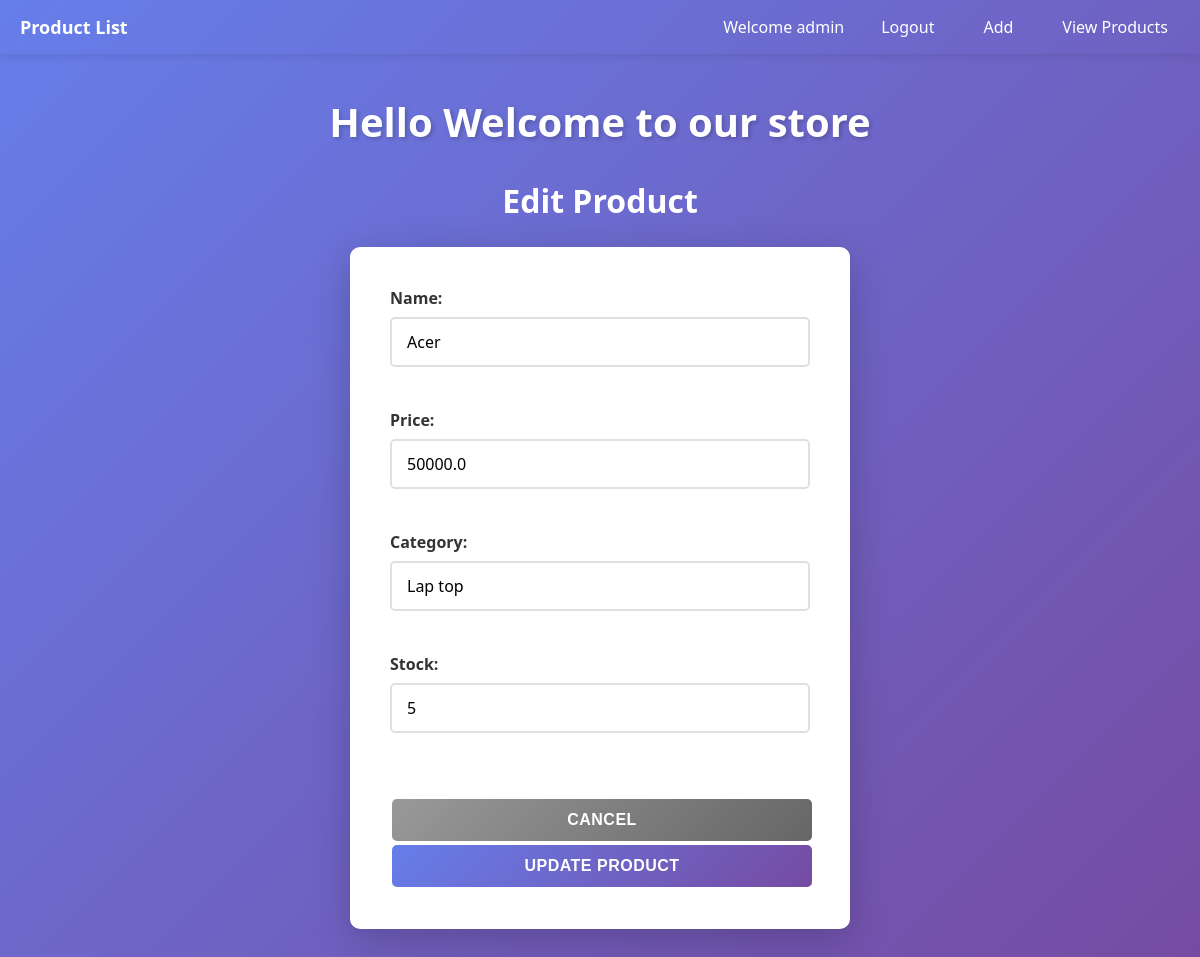
Screenshot of /edit/2/ (signed in) with the database file from the repository.
### app/models.py (models this page shows, shortened)
class Product(models.Model):
    name = models.CharField(max_length=100)
    catagory = models.CharField(max_length=100)
    price = models.FloatField()
    stock = models.IntegerField()
    created_at = models.DateTimeField(auto_now_add=True)

### app/views.py (the view, shortened to what this page needs)
# urls.py: path('edit/<int:product_id>/',views.edit, name= 'edit'),
@login_required
def edit(request, product_id):
    x = get_object_or_404(Product, id=product_id)
    return render(request, 'edit.html',{'product':x})

### app/templates/edit.html (shortened to what this page needs)
{% extends 'base.html' %}
{% block content %}
<h2>Edit Product</h2>
<form method="post">
    <div>
        <label for="name">Name:</label>
        <input
            type="text"
            id="name"
            name="name"
            value="{{ product.name }}"
            required>
    </div>
    <br>
    <div>
        <label for="price">Price:</label>
        <input
            type="number"
            id="price"
            name="price"
            step="0.01"
            value="{{ product.price }}"
            required>
    </div>
    <br>
    <div>
        <label for="catagory">Category:</label>
        <input
            type="text"
            id="catagory"
            name="catagory"
            value="{{ product.catagory }}">
    </div>
    <br>
    <div>
        <label for="stock">Stock:</label>
        <input
            type="number"
            id="stock"
            name="stock"
            value="{{ product.stock }}">
    </div>
    <br>
    <br>
    <a href="{% url 'index' %}">
        <button type="button">Cancel</button>
    </a>
    <button type="submit">Update Product</button>
</form>
{% endblock %}

### app/templates/base.html (shortened to what this page needs)
<!DOCTYPE html>
<html lang="en">
<head>
</head>
<body>
<nav>
    <ul>
        <li> Product List </li>
        {% if user.is_authenticated %}
            <li>Welcome {{ user.username }}</li>
            <li><a href="{% url 'logout' %}">Logout</a></li>
            <li><a href="{% url 'add' %}">Add</a></li>
            <li><a href="{% url 'index' %}">View Products</a></li>
        {% else %}
            <li><a href="{% url 'login' %}">Login</a></li>
            <li><a href="{% url 'register' %}">Register</a></li>
        {% endif %}
    </ul>
</nav>
<div class="container">
    <h1>Hello Welcome to our store</h1>
    {% block content %}
    {% endblock %}
</div>
</body>
</html>

### app/templates/base.html (style rules this page uses)
* { margin: 0; padding: 0; box-sizing: border-box; }
body { font-family: 'Segoe UI', Tahoma, Geneva, Verdana, sans-serif; background: linear-gradient(135deg, #667eea 0%, #764ba2 100%); min-height: 100vh; color: #333; }
nav { color: white; padding: 15px 0; box-shadow: 0 2px 10px rgba(0, 0, 0, 0.1); position: sticky; top: 0; z-index: 100; }
nav ul { list-style: none; display: flex; gap: 25px; max-width: 1200px; margin: 0 auto; padding: 0 20px; align-items: center; flex-wrap: wrap; }
nav li { display: inline; }
nav a { color: white; text-decoration: none; font-weight: 500; transition: all 0.3s ease; padding: 8px 12px; border-radius: 4px; }
nav li:first-child { font-size: 18px; font-weight: bold; flex-grow: 1; }
h1 { color: white; text-align: center; margin-bottom: 30px; font-size: 2.5em; text-shadow: 2px 2px 4px rgba(0, 0, 0, 0.2); }
h2 { color: white; margin-bottom: 25px; font-size: 2em; text-align: center; }
.container { max-width: 1200px; margin: 40px auto; padding: 0 20px; }
form { background: white; padding: 40px; border-radius: 10px; box-shadow: 0 10px 40px rgba(0, 0, 0, 0.2); max-width: 500px; margin: 0 auto 30px; }
form div { margin-bottom: 20px; }
label { display: block; margin-bottom: 8px; font-weight: 600; color: #333; }
input[type=text], input[type=number], input[type=password], input[type=email] { width: 100%; padding: 12px 15px; border: 2px solid #e0e0e0; border-radius: 5px; font-size: 1em; transition: all 0.3s ease; font-family: 'Segoe UI', Tahoma, Geneva, Verdana, sans-serif; }
button { width: 100%; padding: 12px; background: linear-gradient(135deg, #667eea 0%, #764ba2 100%); border: none; color: white; font-size: 1em; font-weight: 600; cursor: pointer; border-radius: 5px; transition: all 0.3s ease; text-transform: uppercase; letter-spacing: 0.5px; margin: 2px; }
button[type=button] { background: linear-gradient(135deg, #999 0%, #666 100%); }
a { color: white; text-decoration: none; transition: all 0.3s ease; }

### rows the page displays
Product: name "Acer", price "50000.0", catagory "Lap top", stock "5"

### other values shown
{{ user.username }} "admin"
